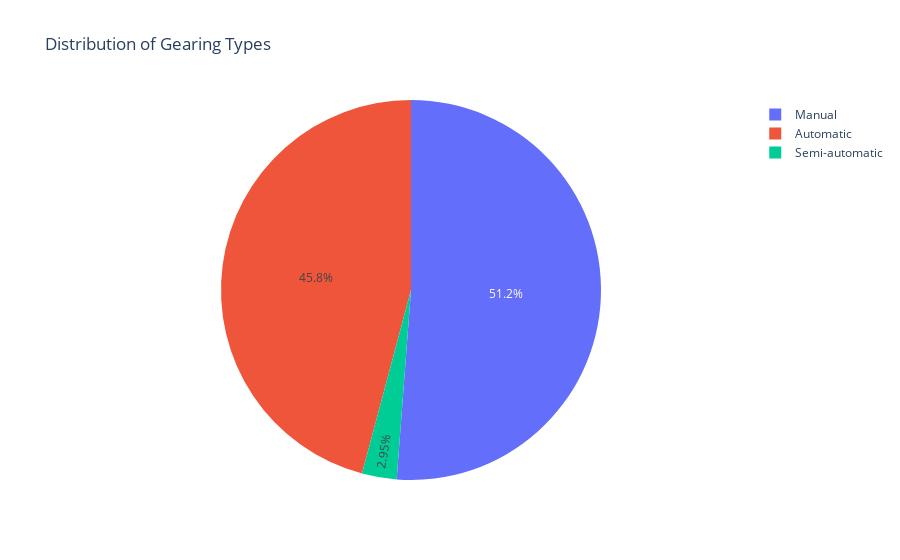

The cell this chart's notebook holds for it:
### Code cell
gearing_type_data = data['Gearing_Type'].value_counts().reset_index()
gearing_type_data.columns = ['Gearing_Type', 'Count']

fig = px.pie(gearing_type_data,
             names='Gearing_Type',
             values='Count',
             title='Distribution of Gearing Types')

# Show the plot
fig.show()

### Figure 1 — Plotly figure (JSON) as saved in the notebook; plotly's stock layout.template omitted (floating-point values rounded to 4 significant figures)
{"data": [{"domain": {"x": [0, 1], "y": [0, 1]}, "hovertemplate": "Gearing_Type=%{label}<br>Count=%{value}<extra></extra>", "labels": ["Manual", "Automatic", "Semi-automatic"], "legendgroup": "", "name": "", "showlegend": true, "type": "pie", "values": [8149, 7297, 469]}], "layout": {"autosize": true, "legend": {"tracegroupgap": 0}, "title": {"text": "Distribution of Gearing Types"}}}
